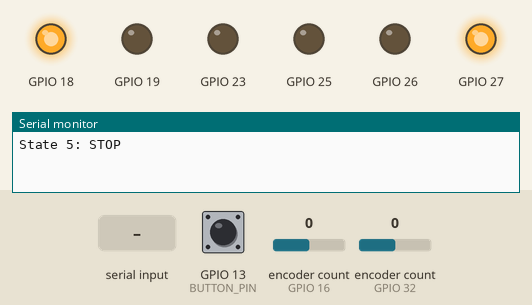
A program run on a simulated ESP32. Shown: output pins drawn as LEDs (lit = HIGH), the last lines printed to the serial monitor. Inputs (shaded band) come from the test bench; at power-on: GPIO 13 (BUTTON_PIN) HIGH, encoder count (sensors on GPIO 16, GPIO 32) 0.

Above: at 1.2 s.
1.3 s: GPIO 13 (BUTTON_PIN) pulled LOW for 0.15 s
At 3.81 s:
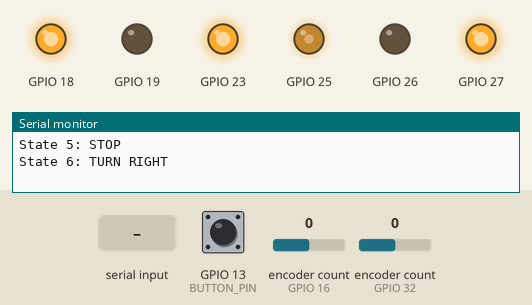
4.3 s: "t90\n" received over Serial
At 5.4 s:
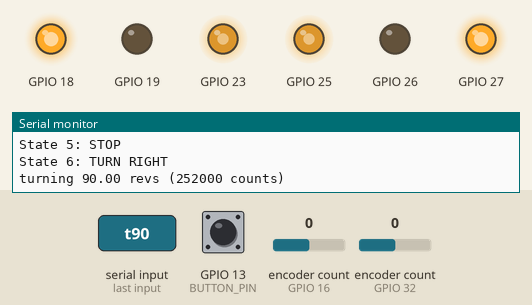
5.8 s: "d90\n" received over Serial
At 7.0 s:
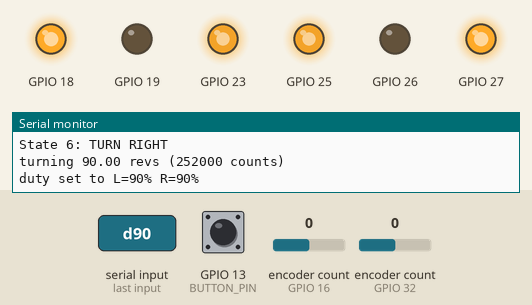
7.3 s: GPIO 13 (BUTTON_PIN) pulled LOW for 1 s
At 9.82 s:
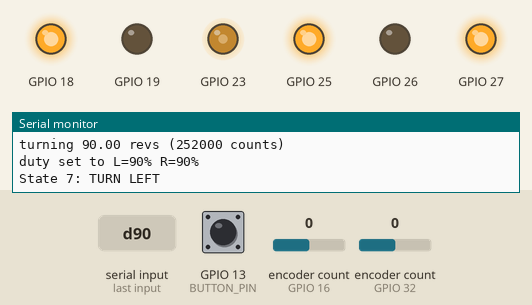
10.3 s: "v90\n" received over Serial
At 12.1 s:
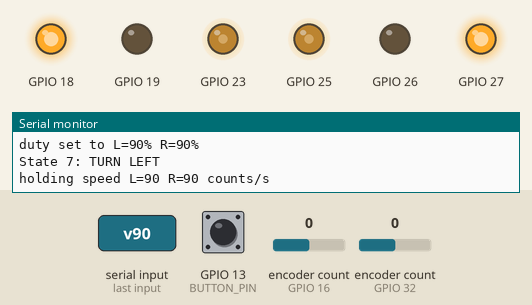
13.3 s: encoder count (sensor on GPIO 16) set to 1
Timing chart, 0 to 51.6 s (numbered marks = the images above; inputs shaded):
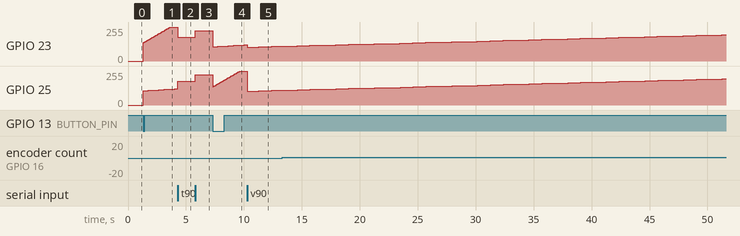

The program:

main.cpp
```cpp
#include <Arduino.h>
#include <encoder.h>
#include <motor.h>
#include <drive.h>
//spencer was here

// Right motor (the one wired up now)
#define RIGHT_PWM     25  // L293D pin 1 (1,2EN)
#define RIGHT_DIR1    26  // L293D pin 2 (1A)
#define RIGHT_DIR2    27  // L293D pin 7 (2A)
#define RIGHT_ENC_A   32  // C1
#define RIGHT_ENC_B   33  // C2

// Left motor (second half of the L293D). Avoids 21/22, which the IMU uses for I2C
#define LEFT_PWM    23  // L293D pin 9 (3,4EN)
#define LEFT_DIR1   19  // L293D pin 10 (3A)
#define LEFT_DIR2   18  // L293D pin 15 (4A)
#define LEFT_ENC_A  16  // C1
#define LEFT_ENC_B  17  // C2

// Pushbutton between this pin and GND; each press advances to the next state
#define BUTTON_PIN   13

// Expected: 7 pulses/channel * 4 (quadrature) * 100 (gearbox).
// Verify by turning the output shaft exactly one revolution.
const float COUNTS_PER_REV = 2800.0f;

const uint32_t PRINT_INTERVAL_MS = 200;

//pivot cw goes forward

// set reversed = true on a wheel if its count goes down when driving forward
Encoder leftEnc(LEFT_ENC_A, LEFT_ENC_B, true);
Encoder rightEnc(RIGHT_ENC_A, RIGHT_ENC_B);

Pwm leftPwm(LEFT_PWM, 0);    // channel 0
Pwm rightPwm(RIGHT_PWM, 1);  // channel 1
Motor motors(leftPwm, rightPwm, LEFT_DIR1, LEFT_DIR2, RIGHT_DIR1, RIGHT_DIR2);
Drive drive(motors, leftEnc, rightEnc);

// State speeds in counts/s, carried over from Blues Clues (tuned for 1440 counts/rev,
// so the wheels turn about half as fast here)
const int DRIVE_SPEED = 1800;
const int PIVOT_SPEED = 1000;

// fixed-radius turn settings
const float TRACK_WIDTH = 16.0;   // cm, between wheel centres (Blues Clues chassis, update for the Pacbot)
const float TURN_RADIUS = 10.0;   // cm, measured to the middle of the bot
const int TURN_SPEED = 2000;      // outer wheel speed, counts/s (sets how fast the turn happens)
const int TURN_INNER = TURN_SPEED * (TURN_RADIUS - TRACK_WIDTH / 2) / (TURN_RADIUS + TRACK_WIDTH / 2);

enum State {
    FORWARD,
    BACKWARD,
    PIVOTCW,
    PIVOTCCW,
    STOP,
    TURN_RIGHT,
    TURN_LEFT,
    NUM_STATES
};

const char* STATE_NAMES[NUM_STATES] = {
    "FORWARD", "BACKWARD", "PIVOT CW", "PIVOT CCW", "STOP", "TURN RIGHT", "TURN LEFT"
};

State currentState = STOP;

volatile bool buttonPressed = false;
volatile unsigned long lastInterruptTime = 0;

void IRAM_ATTR handleButtonISR() { //Interrupt Service Routine for pushbutton
  unsigned long now = millis();
  if (now - lastInterruptTime > 200) {  // debounce
    buttonPressed = true;
    lastInterruptTime = now;
  }
}

bool turning = false;

void applyState(State state) {
  currentState = state;
  turning = false;
  Serial.printf("State %d: %s\n", state + 1, STATE_NAMES[state]);

  switch (state) { //left, right 0
  case FORWARD:    drive.setWheelSpeeds(DRIVE_SPEED, DRIVE_SPEED);   break;
  case BACKWARD:   drive.setWheelSpeeds(-DRIVE_SPEED, -DRIVE_SPEED); break;
  case PIVOTCW:    drive.setWheelSpeeds(PIVOT_SPEED, -PIVOT_SPEED);  break;
  case PIVOTCCW:   drive.setWheelSpeeds(-PIVOT_SPEED, PIVOT_SPEED);  break;
  case TURN_RIGHT: drive.setWheelSpeeds(TURN_SPEED, TURN_INNER);     break;  // right wheel on the inside of the curve
  case TURN_LEFT:  drive.setWheelSpeeds(TURN_INNER, TURN_SPEED);     break;  // left wheel on the inside of the curve
  default:         drive.stop();                                     break;
  }
}

// Encoder-controlled move: run until the left wheel has turned a set number of counts
const int TURN_DUTY = 70;  // %
int32_t turnStartCount = 0;
int32_t turnTargetCounts = 0;

void startTurn(float revs) {
  drive.release();
  turnStartCount = leftEnc.count(); // saves encoder count at moment turn begins
  turnTargetCounts = abs((int32_t)(revs * COUNTS_PER_REV)); //converts revolutions to encoder counts
  turning = true;
  int duty = revs >= 0 ? TURN_DUTY : -TURN_DUTY;
  motors.setDuty(duty, duty);
  Serial.printf("turning %.2f revs (%ld counts)\n", revs, (long)turnTargetCounts);
}

void updateTurn() {
  if (!turning) return;
  int32_t moved = abs(leftEnc.count() - turnStartCount);
  if (moved >= turnTargetCounts) {
    motors.setDuty(0, 0);
    turning = false;
    delay(300);  // let it coast to rest before reporting
    moved = abs(leftEnc.count() - turnStartCount);
    Serial.printf("done: moved %ld counts, target %ld, overshoot %ld\n",
                  (long)moved, (long)turnTargetCounts, (long)(moved - turnTargetCounts));
  }
}

// Commands (press Enter after each). One number = both wheels, two = left right
//   d <duty%>     open-loop duty, -100..100 (no encoder feedback)
//   v <counts/s>  hold wheel speed using the encoders
//   t <revs>      turn that many wheel revolutions and stop
//   s or 0        stop
//   z             zero the counts
void handleSerial() {
  static String line;
  while (Serial.available()) {
    char c = Serial.read();
    if (c != '\n' && c != '\r') {
      line += c;
      continue;
    }
    if (line.length() == 0) continue;

    char cmd = line[0];
    int left = 0, right = 0;
    int n = sscanf(line.c_str() + 1, "%d %d", &left, &right);
    if (n == 1) right = left;

    if (cmd == 'z') {
      leftEnc.reset();
      rightEnc.reset();
      Serial.println("counts zeroed");
    } else if (cmd == 't') {
      startTurn(line.substring(1).toFloat());
    } else if (cmd == 'd' && n >= 1) {
      turning = false;
      drive.release();
      motors.setDuty(left, right);
      Serial.printf("duty set to L=%d%% R=%d%%\n", constrain(left, -100, 100), constrain(right, -100, 100));
    } else if (cmd == 'v' && n >= 1) {
      turning = false;
      drive.setWheelSpeeds(left, right);
      Serial.printf("holding speed L=%d R=%d counts/s\n", left, right);
    } else if (cmd == 's' || cmd == '0') {
      applyState(STOP);
    } else {
      Serial.printf("unknown command: %s\n", line.c_str());
    }
    line = "";
  }
}

void setup() {
  Serial.begin(115200);

  motors.begin();
  leftEnc.begin();
  rightEnc.begin();

  //BUTTON PIN (for state machine)
  pinMode(BUTTON_PIN, INPUT_PULLUP);
  attachInterrupt(digitalPinToInterrupt(BUTTON_PIN), handleButtonISR, FALLING); //GPIO pin, ISR, event

  applyState(STOP);  // print the starting state
}

void loop() {
  static int32_t lastLeft = 0, lastRight = 0;
  static uint32_t lastPrint = 0;

  handleSerial();
  updateTurn();

  if (buttonPressed) {
    buttonPressed = false;
    applyState(static_cast<State>((currentState + 1) % NUM_STATES)); // advance state machine
  }
  drive.update();

  uint32_t now = millis();
  if (now - lastPrint >= PRINT_INTERVAL_MS) {
    int32_t left = leftEnc.count();
    int32_t right = rightEnc.count();
    if (left != lastLeft || right != lastRight) {
      Serial.printf("L: %ld (%.0f/s)  R: %ld (%.0f/s)\n",
                    (long)left, drive.leftSpeed(), (long)right, drive.rightSpeed());
      lastLeft = left;
      lastRight = right;
    }
    lastPrint = now;
  }
}
```

Measured:
- after the input at 1.3 s, GPIO 23: moves from 0/255 to 255/255 over 2.3 s, starting at once; GPIO 25: moves from 0/255 to 122/255 over 2.7 s, starting at once
- after the input at 4.3 s, GPIO 23: 255/255 → 177/255 at once
- after the input at 5.8 s, GPIO 23, GPIO 25: 177/255 → 228/255 at once
- after the input at 7.3 s, GPIO 23: 228/255 → 107/255 at once, → 109/255 0.45 s later, → 112/255 0.46 s later, → 114/255 0.44 s later, … (7 changes in this stretch)
- after the input at 10.3 s, GPIO 25: 255/255 → 104/255 at once, → 107/255 0.98 s later, → 109/255 1.1 s later
